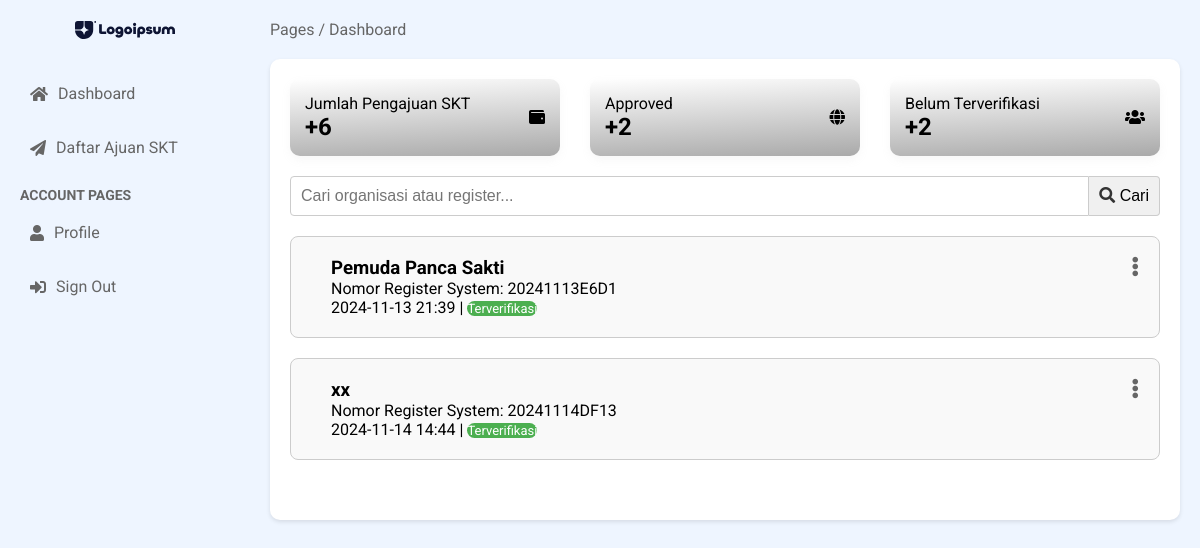
Before: /dashboard/terverifikasi/ with the older database file.
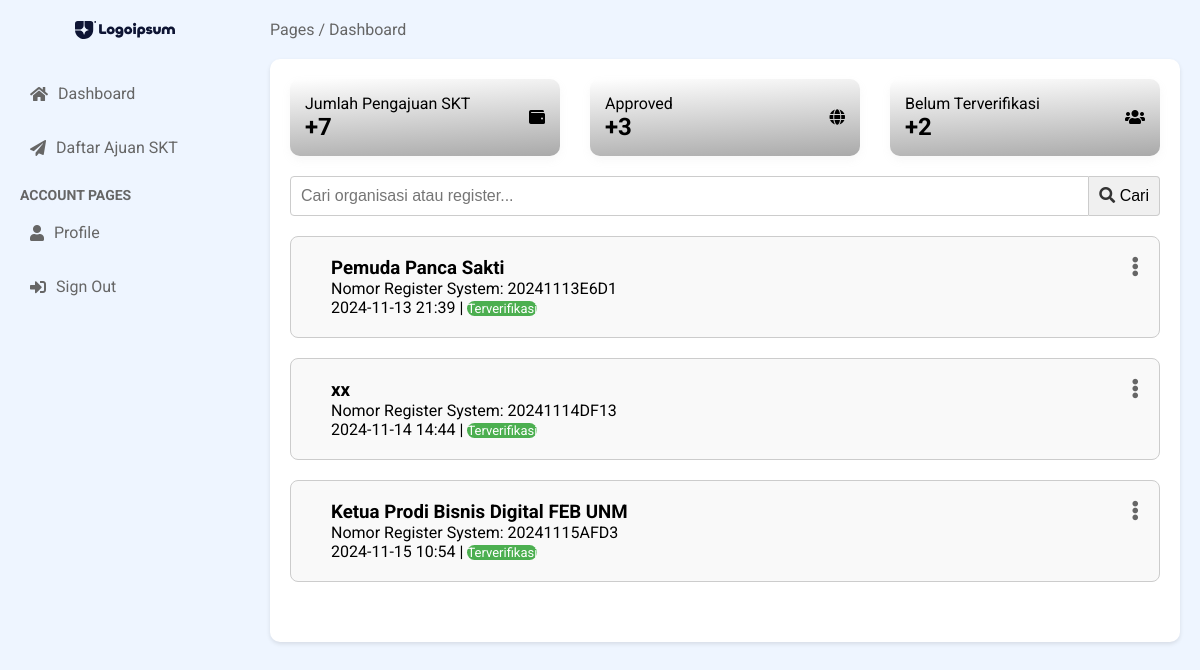
After: the same page with the newer database file.
### modelform/models.py (models this page shows, shortened)
class Register(models.Model):
    id = models.UUIDField(primary_key=True, default=uuid.uuid4, editable=False)
    author = models.ForeignKey(User, on_delete=models.CASCADE, null=True, blank=True)
    nama_organisasi = models.CharField(max_length=255)
    register = models.CharField(max_length=10, unique=True, editable=False)
    created_at = models.DateTimeField(auto_now_add=True)
    logo = models.ImageField(upload_to=logo, blank=False, null=True, validators=[validate_file_size])
    is_completed = models.BooleanField(default=False)
    is_verified = models.BooleanField(default=False)  # Field untuk status verifikasi
    verified_at = models.DateTimeField(null=True, blank=True)  # Tanggal dan waktu verifikasi

### modelform/views.py (the view)
# urls.py: path('dashboard/terverifikasi/', views.dashboard_terverifikasi, name='dashboard_terverifikasi'),
def dashboard_terverifikasi (request):
    results = Register.objects.filter(is_verified=True)
    total_pengajuan = Register.objects.all().count()
    total_verified = results.count()
    unverified_completed_count = Register.objects.filter(is_completed=True, is_verified=False).count()
    query = request.GET.get('q', '')
    try:
        register_id = request.GET.get('register_id')
        if register_id:
            register_id = UUID(register_id)  # Verifikasi jika register_id adalah UUID yang valid
        registers = Register.objects.all()  # Ambil data yang sesuai
    except ValueError:
        return redirect('error_page')
    if query:
        results = results.filter(
            Q(nama_organisasi__icontains=query) | Q(register__icontains=query)
        )
    context = {
        'results': results,
        'total_verified': total_verified,
        'unverified_completed_count': unverified_completed_count,
        'query': query,
        'registers': registers,
        'total_pengajuan': total_pengajuan
    }
    return render(request, 'dashboard/dashboard_terverifikasi.html', context)

### accounts/context_processors.py (called while the page is built)
def versioned_static(request):
    version = 'v1.x'  # Increment this version number
    return {
        'STATIC_VERSION': version,
    }

### templates/dashboard/dashboard_terverifikasi.html (shortened to what this page needs)
{% extends 'dashboard/base.html' %}
{% load static %}
{% block content %}
<main class="main-content">
<header class="main-header">
    <div class="breadcrumb">
        <span>Pages / Dashboard</span>
    </div>
</header>
<section class="main-section">
    <div class="info-container">
        <div class="info-card">
            <div class="info-content">
                <p class="info-title">Jumlah Pengajuan SKT</p>
                <h2><span class="info-change positive">+{{ total_pengajuan }}</span></h2>
            </div>
            <div class="info-icon">
                <i class="fas fa-wallet"></i>
            </div>
        </div>
        <div class="info-card">
            <div class="info-content">
                <p class="info-title">Approved</p>
                <h2>+{{ total_verified }}</h2>
            </div>
            <div class="info-icon">
                <i class="fas fa-globe"></i>
            </div>
        </div>
        <div class="info-card">
            <div class="info-content">
                <p class="info-title">Belum Terverifikasi</p>
                <h2>+{{ unverified_completed_count }}</h2>
            </div>
            <div class="info-icon">
                <i class="fas fa-users"></i>
            </div>
        </div>
    </div>
    <form method="GET" action="{% url 'dashboard_terverifikasi' %}" class="search-form">
      <input
          type="text"
          name="q"
          placeholder="Cari organisasi atau register..."
          value="{{ query }}"
          aria-label="Search"
      >
      <button type="submit" aria-label="Cari">
          <i class="fas fa-search"></i> Cari
      </button>
    </form>
    {% if results %}
    <div class="categories-list-undangan">
      {% for register in results %}
      <div class="category-list-undangan">
        <div class="category-text">
          <h3>{{ register.nama_organisasi }}</h3>
          <p>Nomor Register System: {{ register.register }}</p>
          <p> {{ register.created_at|date:"Y-m-d H:i" }} |
            {% if register.is_verified %}
            <span class="status-approved">Terverifikasi</span>
            {% else %}
            <span class="status-pending">Belum Terverifikasi</span>
            {% endif %}
          </p>
        </div>
        <div class="menu-list-undangan">
          <i class="fas fa-ellipsis-v menu-icon" onclick="toggleModal('modal{{ register.id }}')"></i>
        </div>
      </div>
    {% endfor %}
    {% else %}
    <div class="message error"> Pengajuan Belum Terverifikasi</div>
    </div>
    {% endif %}
</div>
</section>
</main>
</div>
{% endblock %}

Changed rows visible on the page:
now on this page (row edited): Register: nama_organisasi "Ketua Prodi Bisnis Digital FEB UNM", register "20241115AFD3", created_at "2024-11-15 10:54", is_verified "Terverifikasi"
Other visible differences:
{{ total_pengajuan }}: "6" → "7"
{{ total_verified }}: "2" → "3"
